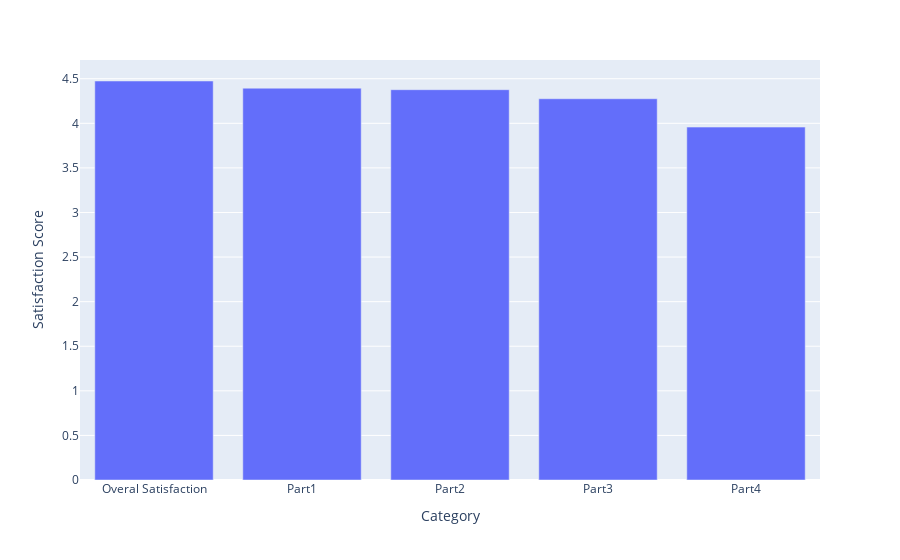

Notebook code cell kept with this figure:
### Code cell
mean_values_upper_3 = {
    "Overal Satisfaction": data_upper_3["Overall Satisfaction"].mean(),
    "Part1":data_upper_3["Part1"].mean(),
    "Part2":data_upper_3["Part2"].mean(),
    "Part3":data_upper_3["Part3"].mean(),
    "Part4":data_upper_3["Part4"].mean(),
}
fig = px.bar(
    x = list(mean_values_upper_3.keys()),
    y = list(mean_values_upper_3.values()),
    labels = {'x':'Category',"y":"Satisfaction Score"}
)
fig.show()

### Figure 1 — Plotly figure (JSON) as saved in the notebook; plotly's stock layout.template omitted (floating-point values rounded to 4 significant figures)
{"data": [{"alignmentgroup": "True", "hovertemplate": "Category=%{x}<br>Satisfaction Score=%{y}<extra></extra>", "legendgroup": "", "marker": {"color": "#636efa", "pattern": {"shape": ""}}, "name": "", "offsetgroup": "", "orientation": "v", "showlegend": false, "textposition": "auto", "type": "bar", "x": ["Overal Satisfaction", "Part1", "Part2", "Part3", "Part4"], "xaxis": "x", "y": [4.475, 4.394, 4.377, 4.275, 3.958], "yaxis": "y"}], "layout": {"barmode": "relative", "legend": {"tracegroupgap": 0}, "margin": {"t": 60}, "xaxis": {"anchor": "y", "domain": [0, 1], "title": {"text": "Category"}}, "yaxis": {"anchor": "x", "domain": [0, 1], "title": {"text": "Satisfaction Score"}}}}
